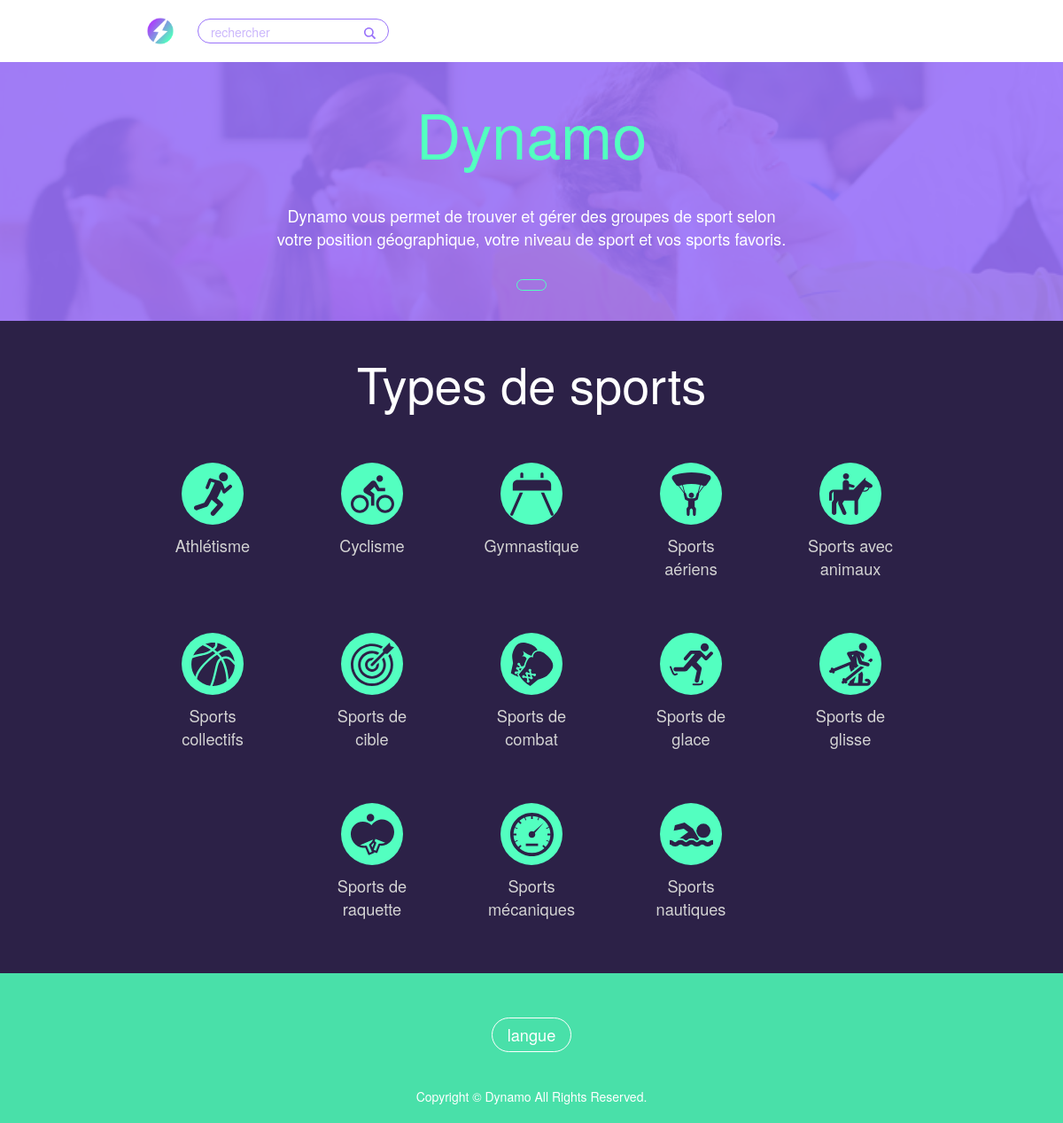
The page / on the database its author committed.
### tables this page shows
CREATE TABLE `sport_type` (
  `id` int(11) unsigned NOT NULL AUTO_INCREMENT,
  `nom` varchar(20) DEFAULT '',
  PRIMARY KEY (`id`)
);

### controller/AccueilController.php (called while the page is built, shortened)
<?php
require_once 'app/Vue.php';
require_once 'model/Sport.php';
class AccueilController
{
  private $sport;
  function __construct()
  {
    $this->sport = new Sport();
  }
  public function accueil()
  {
    $types_sports = $this->sport->getSportList();
    $vue = new Vue("Accueil", "Accueil");
    $vue->render(["types_sports"=> $types_sports]);
  }
}

### index.php (called while the page is built, shortened)
<?php
require 'app/Router.php';
$routeur = new Router();
$routeur->getPage();
$routeur->routerRequete();

### app/Database.php (called while the page is built, shortened)
<?php
abstract class Database {
  private $bdd;
  private $servername = "localhost";
  private $username = "root";
  private $password = "";
  private $dbname = "Dynamo";
  protected function executerRequete($sql, $params = null) {
    if ($params == null) {
      $resultat = $this->getBdd()->query($sql);
    }
    else {
      $resultat = $this->getBdd()->prepare($sql);
      $resultat->execute($params);
    }
    return $resultat;
  }
  public function getBdd() {
    if ($this->bdd == null) {
      $this->bdd = new PDO("mysql:host=$this->servername;dbname=$this->dbname;charset=utf8",
      "$this->username", "$this->password", array(PDO::ATTR_ERRMODE => PDO::ERRMODE_EXCEPTION));
      $this->bdd->setAttribute(PDO::ATTR_DEFAULT_FETCH_MODE, PDO::FETCH_OBJ);
    }
    return $this->bdd;
  }
}

### model/Sport.php (called while the page is built, shortened)
<?php
require_once 'app/Database.php';
class Sport extends Database
{
  public function getSportList()
  {
    $res =  $this->executerRequete("SELECT id, nom FROM sport_type ORDER BY nom");
    return $res->fetchAll();
  }
}

### view/Accueil/vueAccueil.php (the view)
<section class="sec sec-bg-img sec-bg-overlay" style="background-image: url(assets/images/sport1.png);">
  <div class="sec-overlay sec-over-violet"></div>
  <div class="column">
    <h1 class="ttl ttl-lg ttl-green green-text">Dynamo</h1>
    <p class="txt-desc">Dynamo vous permet de trouver et gérer des groupes de sport selon votre position géographique, votre niveau de sport et vos sports favoris.</p>
    <a href="<?php page('inscription') ?>" class="button"><?php lang('inscris-moi'); ?></a>
  </div>
</section>
<section class="sec sec-bg-dviolet">
  <div class="column">
    <h1 class="ttl ttl-md">Types de sports</h1>
    <div class="grid">
      <?php foreach($types_sports as $type): ?>
        <div class="sport">
          <a href="<?php page('typeSport', ['id' => $type->id]) ?>">
            <div class="circle">
              <svg>
                <use xlink:href='#typeSport<?php echo $type->id ?>'></use>
              </svg>
            </div>
          </a>
          <span><?php echo $type->nom ?></span>
        </div>
      <?php endforeach; ?>
    </div>
  </div>
</section>

### app/Router.php (shortened to what this page needs)
<?php
require_once 'app/Vue.php';
require_once 'controller/AccueilController.php';
class Router {
  private $ctr;
  private static $routes;
  private $page;
  public function __construct() {
    $this->ctr = [
      'Accueil' => new AccueilController(),
      'Group' => new GroupController(),
      'User' => new UserController(),
      'Sport' => new SportController(),
      'Forum' => new ForumController(),
      'Backoffice' => new BackofficeController(),
    ];
  }
  public function routerRequete() {
    try {
      switch ($this->page) {
        case 'accueil':
          if (Router::isLoggedIn()){
            $this->ctr['Accueil']->accueil_logged();
          } else {
            $this->ctr['Accueil']->accueil();
          }
          break;
      }
    }
    catch (PDOException $e)
    {
      Router::erreur($e->getMessage());
    }
    catch (Exception $e) {
      Router::erreur($e->message());
    }
  }
  public static function isLoggedIn()
  {
    return isset($_SESSION['auth']);
  }
  public function getPage()
  {
    if (empty($_GET['p'])) {
      $this->page = "accueil";
    }
  }
  private function buildRoutes()
  {
    $file = file_get_contents("controller/routes.json", "r") or die("Fichier routes introuvable !");
    static::$routes = json_decode($file, true);
  }
  public static function getRoute($route, $param=[])
  {
    if (isset(static::$routes[$route])) {
      if (!empty($param)) {
        $url = static::$routes[$route];
        foreach ($param as $key => $value) {
          $url = str_replace('{'.$key.'}', $value, $url);
        }
        return $url;
      }
      return static::$routes[$route];
    } else {
      return;
    }
  }
}
function page($route="", $param=[])
{
  echo "/".$_GET['lang']."/".Router::getRoute($route, $param);
}

### app/Vue.php (shortened to what this page needs)
<?php
class Vue
{
  private $template;
  public function __construct($page, $controller, $template = 'base')
  {
    $this->template = $template;
  }
  public function render($parameters=[])
  {
    if ($this->template == 'base') {
      include "view/template/base.php";
    } elseif ($this->template == 'backoffice') {
      include "view/template/backoffice.php";
    }
  }
  private function loadCss($files)
  {
    foreach ($files as $value) {
      echo "<link rel='stylesheet' href='/assets/css/$value' charset='utf-8'>";
    }
  }
}

### view/template/base.php (shortened to what this page needs)
<!DOCTYPE html>
<html>
  <head>
    <?php $this->loadCss($this->css) ?>
  </head>
  <body>
    <?php
    if (Router::isLoggedIn()) {
      require 'view/template/header-priv.php';
    } else {
      require 'view/template/header.php';
    }
    ?>
    <?php require $this->fichier ?>
    <?php require 'view/template/footer.php' ?>
  </body>
</html>

### view/template/header.php (shortened to what this page needs)
<header>
  <div class="logo">
    <a href="<?php page() ?>">
    <img src="/assets/images/logo.png" alt="logo" />
    </a>
  </div>
  <div class="search">
    <div class="search-field">
      <form class="" action="<?php page('recherche') ?>" method="get">
        <input type="text" name="search" placeholder="rechercher" autocomplete="off">
        <button type="submit"><svg><use xlink:href="#search"></use></svg></button>
      </form>
    </div>
  </div>
  <nav>
    <ul class="nav-menu">
      <li><a href="<?php page('login') ?>"><?php lang('Connexion') ?> </a></li>
      <li><a href="<?php page('forum') ?>"><?php lang('Forum') ?></a></li>
      <li><a href="<?php page('aide') ?>"><?php lang('Aide') ?></a></li>
    </ul>
  </nav>
</header>

### view/template/footer.php
<footer>
  <a href="<?php page('langue') ?>" class="button white margin-top">langue</a>
  <p>
    Copyright © <?php date('Y') ?> Dynamo All Rights Reserved.
  </p>
</footer>

### assets/css/style.css (style rules this page uses)
* { margin: 0; border: 0; padding: 0; box-sizing: border-box; list-style: none; text-decoration: none; color: inherit; background: none; font-family: inherit; }
input { outline: none; }
html { background: #49e0a9; -webkit-font-smoothing: antialiased; }
body { font-family: Avenir next, Helvetica Neue, Arial, sans-serif; font-size: 14px; background: white; }
header { max-width: 900px; margin: 0 auto; padding: 1em 0; background: white; }
header .logo, header .search, header nav li, header nav { display: inline-block; vertical-align: top; }
header .logo { width: 3em; height: 3em; margin: 0 10px; }
.logo img { width: 100%; }
header .search { padding: .5em; position: relative; }
header .search-field { max-width: 300px; padding: .3em 1em; height: 2em; border: #9972FA solid 1px; border-radius: 100px; }
header .search-field button { vertical-align: middle; cursor: pointer; }
header .search-field button svg { width: 1em; height: 1em; color: #9972FA }
header .search input { -webkit-appearance: none; outline: none; font-family: inherit; font-size: 1em; color: #9972FA; -webkit-transition: border-color .3s ease; transition: border-color .3s ease; }
header nav { float: right; }
header nav li { line-height: 1em; padding: 1em; font-size: 1em; color: #9972FA; }
footer { padding: 20px; color: white; background: #49e0a9; text-align: center; }
footer p { margin-top: 40px; }
.sec { padding: 10px; overflow: hidden; }
.column { max-width: 900px; margin: 0 auto; text-align: center; padding: 20px 0; position: relative; }
.sec-bg-img { background-repeat: no-repeat; background-position: center; background-size: cover; }
.sec-bg-dviolet { background: #2C2147; }
.sec-bg-overlay { position: relative; }
.sec-overlay { position: absolute; top: 0; left: 0; width: 100%; height: 100%; z-index: 0; }
.sec-over-violet { background: rgba(153, 114, 250, 0.9); }
.ttl { color: white; }
.ttl-lg { font-size: 5em; font-weight: lighter; }
.ttl-md { font-size: 4em; font-weight: lighter; }
.ttl-green { color: #53FFC0; }
.txt-desc { max-width: 600px; margin: 20px auto; padding: 10px; font-size: 1.3em; color: white; }
.button { border: #53FFC0 solid 1px; color: #53FFC0; font-size: 1.3em; padding: .3em .9em; border-radius: 100px; font-weight: 500; display: inline-block; cursor: pointer; }
.button.white { border-color: white; color: white; }
.green-text { color: #53FFC0; }
.grid { font-size: 0; margin-top: 20px; }
.grid .sport { width: 20%; padding: 30px 4%; font-size: 14px; display: inline-block; vertical-align: top; }
.sport .circle svg { width: 70%; margin: 15%; height: 70%; color: #2C2147; }
.sport .circle { background: #53FFC0; border-radius: 100px; height: 70px; width: 70px; display: inline-block; margin-bottom: 10px; transition: transform .3s ease; }
.grid .sport span { display: block; color: lightgrey; font-size: 1.3em; text-align: center; }
.sport { display: inline-block; }
.margin-top { margin-top: 30px; }

### rows shown on the page
sport_type: nom "Athlétisme"
sport_type: nom "Cyclisme"
sport_type: nom "Gymnastique"
sport_type: nom "Sports aériens"
sport_type: nom "Sports avec animaux"
sport_type: nom "Sports collectifs"
sport_type: nom "Sports de cible"
sport_type: nom "Sports de combat"
sport_type: nom "Sports de glace"
sport_type: nom "Sports de glisse"
sport_type: nom "Sports de raquette"
sport_type: nom "Sports mécaniques"
sport_type: nom "Sports nautiques"
